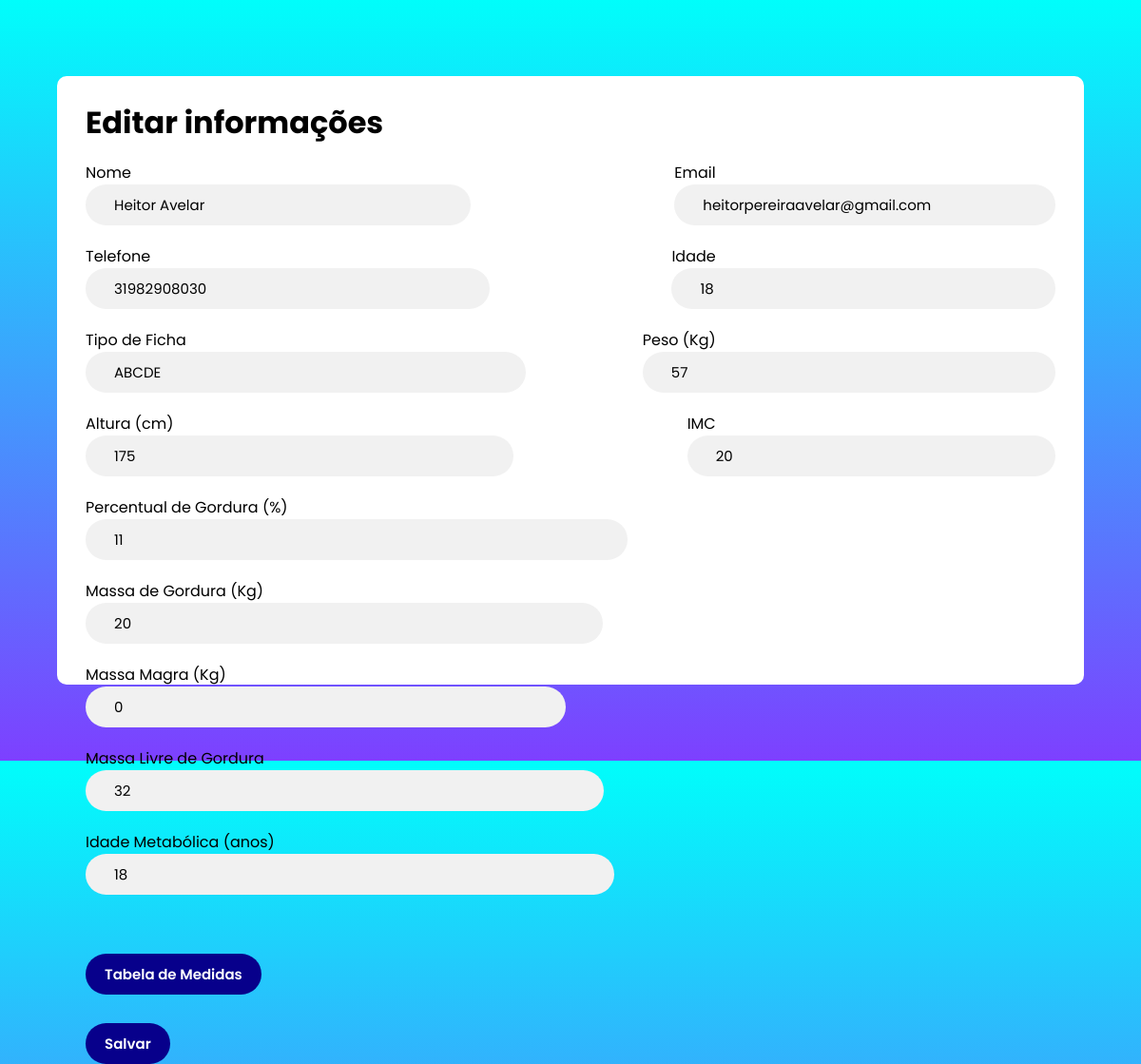
Page /assets/php/editarUsuario.php?idUsuario=23 (signed in) on the committed database.
### tables this page shows
CREATE TABLE `usuario` (
  `nomeUsuario` varchar(80) NOT NULL,
  `emailUsuario` varchar(80) NOT NULL,
  `senhaUsuario` varchar(24) NOT NULL,
  `telUsuario` bigint(11) NOT NULL,
  `idUsuario` int(100) NOT NULL,
  `idadeUsuario` int(3) NOT NULL,
  `pesoUsuario` float NOT NULL,
  `tipoFicha` varchar(10) NOT NULL,
  `alturaUsuario` float NOT NULL,
  `imcUsuario` float NOT NULL,
  `perGUsuario` varchar(10) NOT NULL,
  `masGUsuario` float NOT NULL,
  `massaUsuario` float NOT NULL,
  `massaLivreUsuario` float NOT NULL,
  `idadeMetUsuario` int(3) NOT NULL
);

### assets/php/editarUsuario.php (the view, shortened to what this page needs)
<?php
include_once("conexao.php");
?>
<!DOCTYPE html>
<html lang="en">
<head>
  <link rel="stylesheet" href="../css/editarUsuario.css">
  <link href='https://unpkg.com/boxicons@2.1.4/css/boxicons.min.css' rel='stylesheet'>
</head>
<body>
  <?php
  if (isset($_GET["idUsuario"])) {
    $idUsuario = $_GET["idUsuario"];
    $sql = "SELECT * FROM usuario WHERE idUsuario = $idUsuario";
    $consulta = $conn->query($sql);
    $usuario = $consulta->fetch_assoc();
  }
  ?>
  <div class="container">
    <h1>Editar informações</h1>
    <div class="edit-card">
      <form action="editarUsuario.php?idUsuario=<?php echo $idUsuario?>" method="POST">
        <div class="user-details">
          <div class="form-item">
            <label for="nomeUsuario" class="form-label">Nome</label>
            <input type="text" class="form-element" id="nomeUsuario" name="nomeUsuario" value="<?php echo $usuario["nomeUsuario"] ?>" required>
          </div>
          <div class="form-item">
            <label for="email" class="form-label">Email</label>
            <input type="email" class="form-element" id="email" name="emailUsuario" value="<?php echo $usuario["emailUsuario"] ?>" required>
          </div>
          <div class="form-item">
            <label for="celular" class="form-label">Telefone</label>
            <input type="tel" class="form-element" id="celular" name="telUsuario" value="<?php echo $usuario["telUsuario"] ?>" required>
          </div>
          <div class="form-item">
            <label for="idade" class="form-label">Idade</label>
            <input type="number" class="form-element" id="idade" name="idadeUsuario" value="<?php echo $usuario["idadeUsuario"] ?>" required>
          </div>
          <div class="form-item">
            <label for="ficha" class="form-label">Tipo de Ficha</label>
            <input type="text" class="form-element" id="ficha" name="tipoFicha" value="<?php echo $usuario["tipoFicha"] ?>" required>
          </div>
          <div class="form-item">
            <label for="peso" class="form-label">Peso (Kg)</label>
            <input type="text" class="form-element" id="peso" name="pesoUsuario" value="<?php echo $usuario["pesoUsuario"] ?>" required>
          </div>
          <div class="form-item">
            <label for="altura" class="form-label">Altura (cm)</label>
            <input type="text" class="form-element" id="altura" name="alturaUsuario" value="<?php echo $usuario["alturaUsuario"] ?>" required>
          </div>
          <div class="form-item">
            <label for="imc" class="form-label">IMC</label>
            <input type="text" class="form-element" id="imc" name="imcUsuario" value="<?php echo $usuario["imcUsuario"] ?>" required>
          </div>
          <div class="form-item">
            <label for="perGordura" class="form-label">Percentual de Gordura (%)</label>
            <input type="text" class="form-element" id="perGordura" name="perGUsuario" value="<?php echo $usuario["perGUsuario"] ?>" required>
          </div>
          <div class="form-item">
            <label for="masGordura" class="form-label">Massa de Gordura (Kg)</label>
            <input type="text" class="form-element" id="masGordura" name="masGUsuario" value="<?php echo $usuario["masGUsuario"] ?>" required>
          </div>
          <div class="form-item">
            <label for="massa" class="form-label">Massa Magra (Kg)</label>
            <input type="text" class="form-element" id="massa" name="massaUsuario" value="<?php echo $usuario["massaUsuario"] ?>" required>
          </div>
          <div class="form-item">
            <label for="massaLivre" class="form-label">Massa Livre de Gordura</label>
            <input type="text" class="form-element" id="massaLivre" name="massaLivreUsuario" value="<?php echo $usuario["massaLivreUsuario"] ?>" required>
          </div>
          <div class="form-item">
            <label for="idadeMet" class="form-label">Idade Metabólica (anos)</label>
            <input type="number" class="form-element" id="idadeMet" name="idadeMetUsuario" value="<?php echo $usuario["idadeMetUsuario"] ?>" required>
          </div>
        </div>
    </div>
    <div class="flex">
    <a href="tabelaMedidas.php?idUsuario=<?php echo $exibir['idUsuario'] ?>"><button>Tabela de Medidas</button></a>
    </div>
    <div class="flex">
      <button type="submit"  value="Editar">Salvar</button>
    </div>
  </div>
</body>
</html>

### assets/css/editarUsuario.css (style rules this page uses)
* { margin: 0; padding: 0; box-sizing: border-box; font-family: 'Poppins', sans-serif; }
body { width: 100vw; height: 100vh; display: flex; align-items: center; justify-content: center; background: linear-gradient(to bottom, #00fefb, #7d40ff); }
button { cursor: pointer; }
.container { width: 90%; height: 80%; border-radius: 10px; padding: 25px 30px; background: white; }
.container form .user-details { display: flex; flex-wrap: wrap; justify-content: space-between; align-items: center; gap: 20px 50px; }
.edit-card .form-element { width: 100%; border: none; background-color: #f1f1f1; padding: 10px 30px; font-size: 15px; border-radius: 50px; transition: box-shadow 0.2s; }
.edit-card form { margin-bottom: 2rem; }
.edit-card form>* { margin-top: 1rem; }
button { background-color: #07008b; color: white; border: none; padding: 10px 20px; border-radius: 50px; cursor: pointer; font-weight: 600; font-size: 15px; transition: all 0.2s; }
.flex { display: flex; justify-content: space-between; align-items: center; padding-top: 30px; gap: 1rem; }

### rows in the picture
usuario: nomeUsuario "Heitor Avelar", emailUsuario "heitorpereiraavelar@gmail.com", telUsuario "31982908030", idadeUsuario "18", tipoFicha "ABCDE", pesoUsuario "57", alturaUsuario "175", imcUsuario "20", perGUsuario "11", masGUsuario "20", massaUsuario "0", massaLivreUsuario "32", idadeMetUsuario "18"
